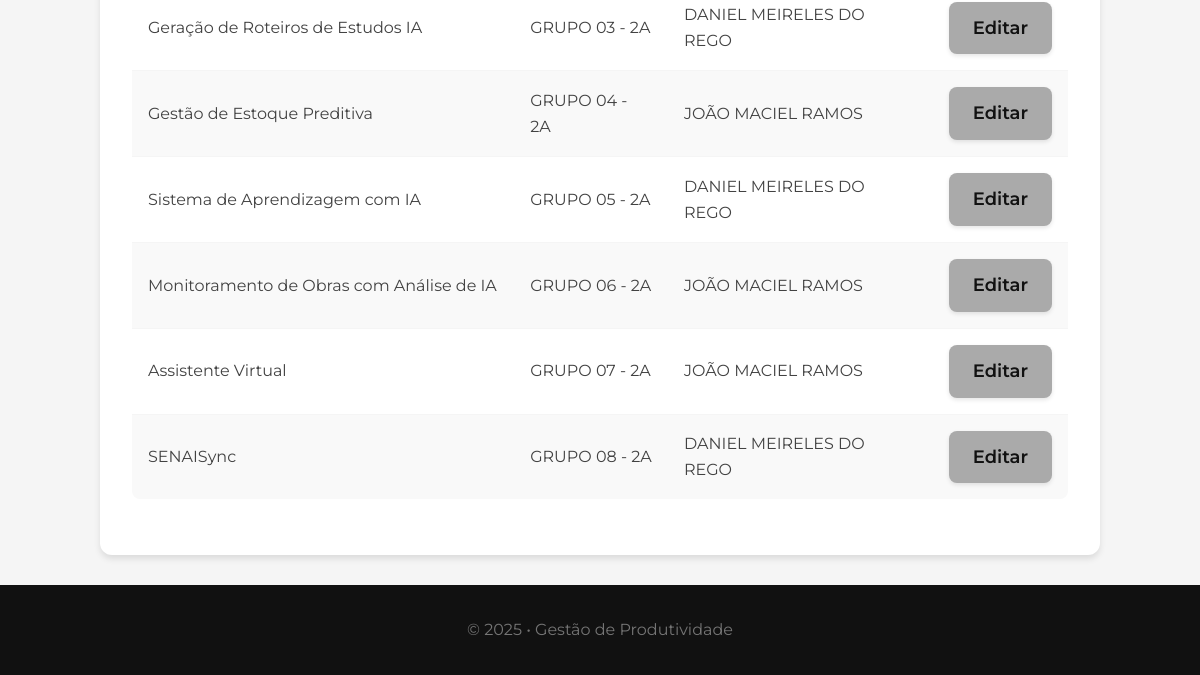
The page /produtividade/projetos/ (signed in, lower part) on the database as committed earlier.
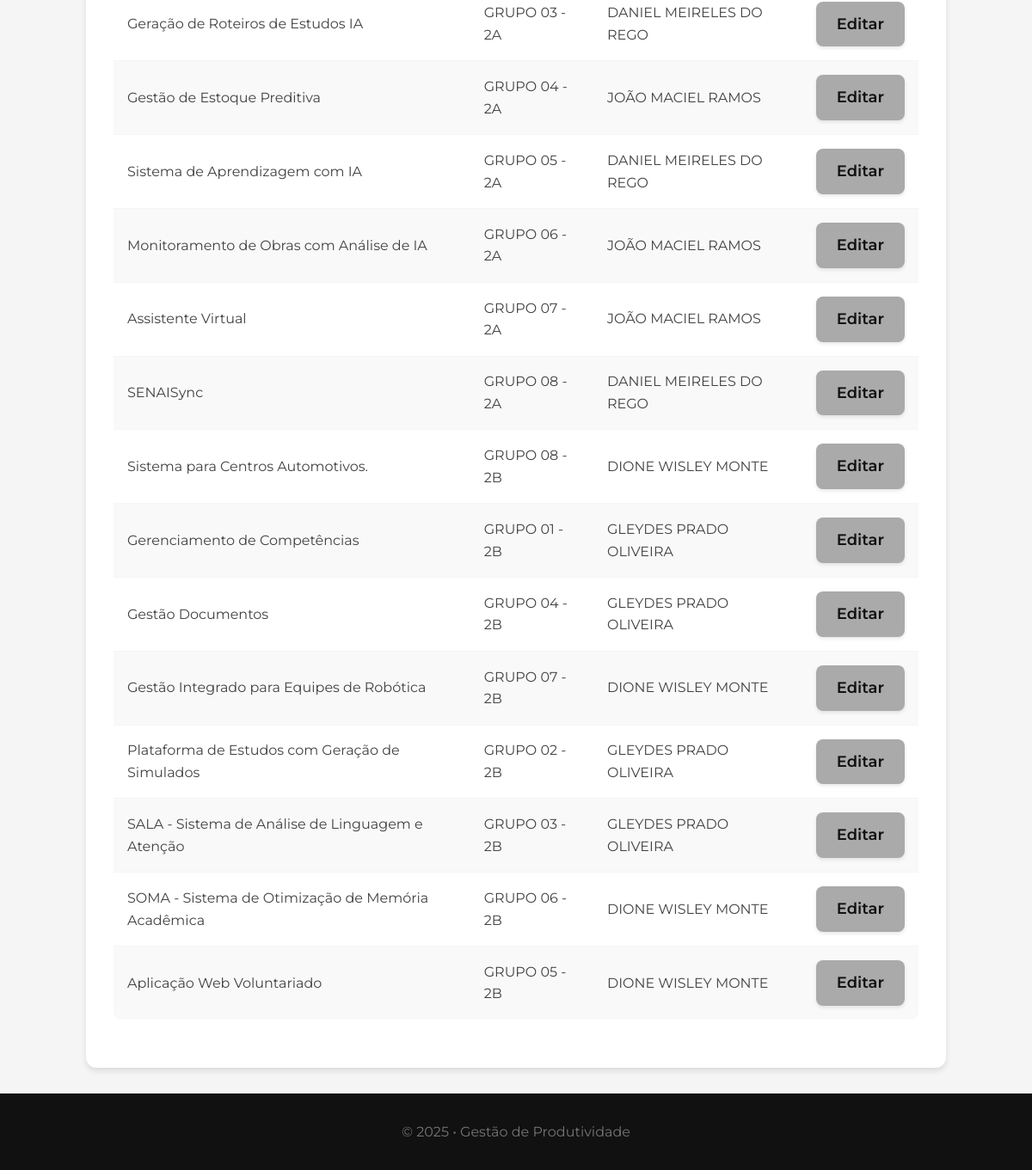
The same page on the database as committed later.
### produtividade/models.py (models this page shows, shortened)
class Project(models.Model):
    titulo = models.CharField(max_length=150)
    descricao = models.TextField(blank=True)
    grupo = models.ForeignKey(Group, on_delete=models.CASCADE, related_name='projetos')
    orientador = models.CharField(max_length=100, blank=True)

class Group(models.Model):
    nome = models.CharField(max_length=100)
    descricao = models.TextField(blank=True)
    def __str__(self):
        return self.nome

### produtividade/views.py (the view)
# urls.py: path('projetos/', views.ProjectListView.as_view(), name='project_list'),
class ProjectListView(LoginRequiredMixin, ListView):
    model = Project
    template_name = 'produtividade/project_list.html'
    context_object_name = 'projetos'

### produtividade/templates/produtividade/project_list.html (shortened to what this page needs)
{% extends 'produtividade/base.html' %}
{% block content %}
  <table class="table">
    <tbody>
      {% for p in projetos %}
        <tr>
          <td>{{ p.titulo }}</td>
          <td>{{ p.grupo }}</td>
          <td>{{ p.orientador|default:"—" }}</td>
          <td><a class="btn" href="{% url 'produtividade:project_update' p.id %}">Editar</a></td>
        </tr>
      {% empty %}
        <tr><td colspan="4">Nenhum projeto cadastrado.</td></tr>
      {% endfor %}
    </tbody>
  </table>
{% endblock %}

### produtividade/templates/produtividade/base.html (shortened to what this page needs)
<!DOCTYPE html>
{% load static %}
<html lang="pt-br">
<head>
  <link rel="stylesheet" href="{% static 'produtividade/styles.css' %}">
</head>
<body>
  <main class="container">
    {% block content %}{% endblock %}
  </main>
  <footer class="footer">© {% now "Y" %} • Gestão de Produtividade</footer>
</body>
</html>

### produtividade/static/produtividade/styles.css (style rules this page uses)
:root { --red-dark: #8B0000; --red-primary: #d32f2f; --red-light: #ff6659; --red-accent: #ff5252; --black: #111111; --gray-dark: #424242; --gray-medium: #757575; --gray-light: #f5f5f5; --white: #ffffff; --shadow: 0 4px 6px rgba(0, 0, 0, 0.1); --transition: all 0.3s ease; }
* { box-sizing: border-box; margin: 0; padding: 0; }
body { background: var(--gray-light); color: var(--gray-dark); font-family: 'Montserrat', sans-serif; line-height: 1.6; }
.container { margin: 30px 100px; background: var(--white); padding: 32px; border-radius: 12px; box-shadow: var(--shadow); }
.footer { text-align: center; padding: 32px; color: var(--gray-medium); background: var(--black); margin-top: 40px; }
.btn { display: inline-block; padding: 12px 24px; border-radius: 8px; background: #aaa; text-decoration: none; color: var(--black); border: none; cursor: pointer; font-weight: 600; transition: var(--transition); box-shadow: 0 2px 4px rgba(0, 0, 0, 0.1); font-family: 'Montserrat', sans-serif; font-size: large; }
.table { width: 100%; border-collapse: collapse; margin: 24px 0; border-radius: 8px; overflow: hidden; }
.table th, .table td { padding: 16px; border-bottom: 1px solid var(--gray-light); text-align: left; }
.table tr:last-child td { border-bottom: none; }
.table tr:nth-child(even) { background-color: #f9f9f9; }
html, body { height: 100%; }
body { min-height: 100vh; display: flex; flex-direction: column; }
main.container { flex: 1 0 auto; }
.footer { margin-top: auto; }

Rows that differ between the two databases and show on the page:
added Project: titulo "Sistema para Centros Automotivos.", grupo "GRUPO 08 - 2B", orientador "DIONE WISLEY MONTE"
added Project: titulo "Gerenciamento de Competências", grupo "GRUPO 01 - 2B", orientador "GLEYDES PRADO OLIVEIRA"
added Project: titulo "Gestão Documentos", grupo "GRUPO 04 - 2B", orientador "GLEYDES PRADO OLIVEIRA"
added Project: titulo "Gestão Integrado para Equipes de Robótica", grupo "GRUPO 07 - 2B", orientador "DIONE WISLEY MONTE"
added Project: titulo "Plataforma de Estudos com Geração de Simulados", grupo "GRUPO 02 - 2B", orientador "GLEYDES PRADO OLIVEIRA"
added Project: titulo "SALA - Sistema de Análise de Linguagem e Atenção", grupo "GRUPO 03 - 2B", orientador "GLEYDES PRADO OLIVEIRA"
added Project: titulo "SOMA - Sistema de Otimização de Memória Acadêmica", grupo "GRUPO 06 - 2B", orientador "DIONE WISLEY MONTE"
added Project: titulo "Aplicação Web Voluntariado", grupo "GRUPO 05 - 2B", orientador "DIONE WISLEY MONTE"
